Frame 1 (no input): blank canvas, image omitted
Frame 60 (no input): blank canvas, image omitted
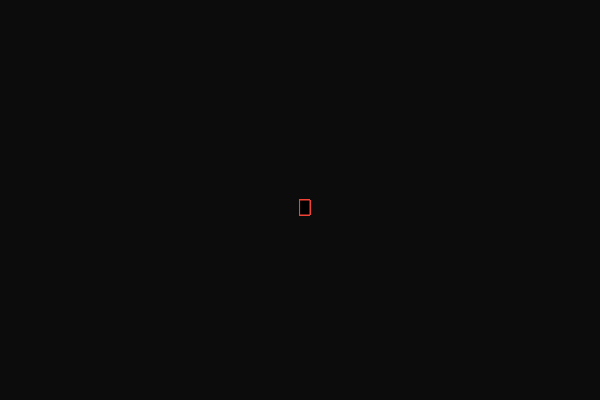
Frame 120 (the mouse pressed at the canvas centre since frame 60)

The p5.js sketch whose frames 1 and 60 were blank and that drew this single picture after the mouse press (run headless with seeded random() and noise() and a simulated clock; from frame 60 on, the mouse is pressed at the canvas centre):

// p5.js sketch
// ── sketch.js
//codigos comentados >> ProfC8

//Atividade obrigatória, peso 1/10.

//Instruções:1.Duplicar/Mudar nome do projeto 2.Apagar comentários e manter funções 3.Personalisar parametros 4.Sejam criativos 5.Salvar

//obs.: Na próxima unidade criaremos um repositório na plataforma do GitHub, com isso, será possível compartilhar códigos, projetos, expor trabalhos e ideias digitais. Assim, esse projeto será importante nesse processo de compartilhamento.


function setup() {
  // Início da definição da função 'setup'.
  
  createCanvas(600, 400);
  // Cria um canvas (tela) com largura e altura escolhida em pixels.
  
  background("rgb(12,12,12)");
  // Define color >> fundo do canvas.
  }

function draw() { // Início da definição da função 'draw'.
  stroke("#F44336");
  // Define a cor da linha para azul.
  
  fill(0);
  // Define a cor de preenchimento para as formas seguintes como cor escolhida.
  
  if (mouseIsPressed) {// Verifica se o botão do mouse está pressionado.
    
    rect(mouseX, mouseY, 10, 15);
    // Desenha um retângulo com a parte superior esquerda na posição do cursor do mouse, com largura de 10 e altura de 15 || seja criativo com outros Shape>> explore em Referencia.
  }
  
}
